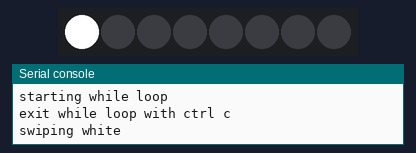
Simulated run of this program. Board: ESP8266 board running MicroPython. On the bench: 8 RGB LEDs in strip order, left to right, the last lines printed to the serial console. Dim RGB values are drawn brighter than linear.

Above: at 0.15 s.
At 4.61 s:
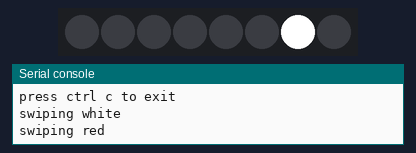
At 9.49 s:
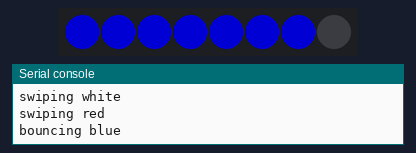
At 18.42 s:
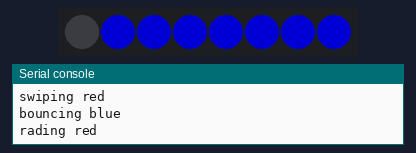
At 26.41 s:
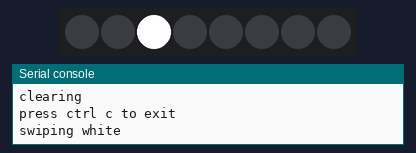
At 38.08 s:
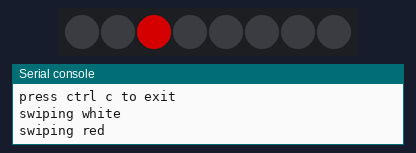
Timing chart, 0 to 40.0 s (numbered marks = the images above):
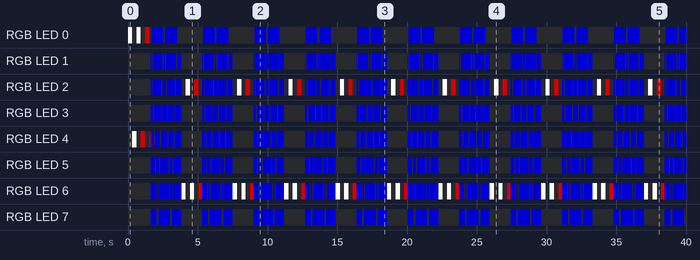

Measured:
- by itself, RGB LED 7: repeats every 3.7 s: off 0.12 s, RGB(0, 0, 128) 0.85 s, off 0.12 s, RGB(0, 0, 128) 0.68 s, off 1.5 s, RGB(0, 0, 128) 0.42 s
- by itself, RGB LED 4: off → RGB(255, 255, 255) at 0.31 s, → off 0.31 s later, → RGB(128, 0, 0) 0.31 s later, → off 0.31 s later, … (112 changes in this stretch)
- by itself, RGB LED 0: off → RGB(255, 255, 255) at 0.00 s, → off 0.31 s later, → RGB(255, 255, 255) 0.31 s later, → off 0.31 s later, … (49 changes in this stretch)

The program:

ledDemo.py
```python
import time
import machine
import neopixel
print("here we are")

# initiate with pin number (5) and number of leds (8)
np = neopixel.NeoPixel(machine.Pin(0),8)
n = 8 #enter number of pixels in array
print("starting while loop")
print("exit while loop with ctrl c")
while True:
    # cycle white
    print("swiping white")
    for i in range(4 * n):
        for j in range(n):
            np[j] = (0, 0, 0)
        np[i % n] = (255, 255, 255)
        np.write()
        time.sleep_ms(25)
    # cycle red
    print("swiping red")
    for i in range(4 * n):
        for j in range(n):
            np[j] = (0, 0, 0)
        np[i % n] = (128, 0, 0)
        np.write()
        time.sleep_ms(25)

        # bounce
    print("bouncing blue")
    for i in range(4 * n):
        for j in range(n):
            np[j] = (0, 0, 128)
        if (i // n) % 2 == 0:
            np[i % n] = (0, 0, 0)
        else:
            np[n - 1 - (i % n)] = (0, 0, 0)
        np.write()
        time.sleep_ms(60)

    # fade in/out
    print("rading red")
    for i in range(0, 4 * 256, 8):
        for j in range(n):
            if (i // 256) % 2 == 0:
                val = i & 0xff
            else:
                val = 255 - (i & 0xff)
            np[j] = (val, 0, 0)
        np.write()

    # clear
    print("clearing")
    print("press ctrl c to exit")
    for i in range(n):
        np[i] = (0, 0, 0)
    np.write()
```
